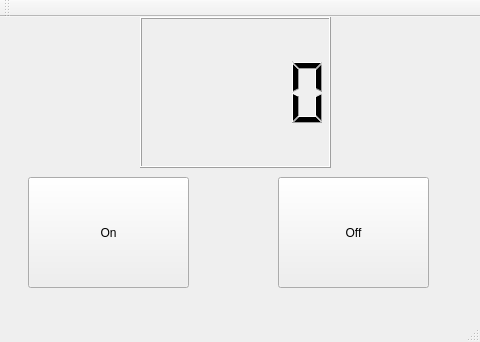
<?xml version="1.0" encoding="UTF-8"?>
<ui version="4.0">
 <class>MainWindow</class>
 <widget class="QMainWindow" name="MainWindow">
  <property name="geometry">
   <rect>
    <x>0</x>
    <y>0</y>
    <width>480</width>
    <height>342</height>
   </rect>
  </property>
  <property name="windowTitle">
   <string>MainWindow</string>
  </property>
  <widget class="QWidget" name="centralWidget">
   <widget class="QPushButton" name="btnOn">
    <property name="geometry">
     <rect>
      <x>28</x>
      <y>160</y>
      <width>161</width>
      <height>111</height>
     </rect>
    </property>
    <property name="text">
     <string>On</string>
    </property>
   </widget>
   <widget class="QPushButton" name="btnOff">
    <property name="geometry">
     <rect>
      <x>278</x>
      <y>160</y>
      <width>151</width>
      <height>111</height>
     </rect>
    </property>
    <property name="text">
     <string>Off</string>
    </property>
   </widget>
   <widget class="QLCDNumber" name="lcdDisplay">
    <property name="geometry">
     <rect>
      <x>140</x>
      <y>0</y>
      <width>191</width>
      <height>151</height>
     </rect>
    </property>
   </widget>
  </widget>
  <widget class="QMenuBar" name="menuBar">
   <property name="geometry">
    <rect>
     <x>0</x>
     <y>0</y>
     <width>480</width>
     <height>28</height>
    </rect>
   </property>
  </widget>
  <widget class="QToolBar" name="mainToolBar">
   <attribute name="toolBarArea">
    <enum>TopToolBarArea</enum>
   </attribute>
   <attribute name="toolBarBreak">
    <bool>false</bool>
   </attribute>
  </widget>
  <widget class="QStatusBar" name="statusBar"/>
 </widget>
 <layoutdefault spacing="6" margin="11"/>
 <resources/>
 <connections/>
</ui>
